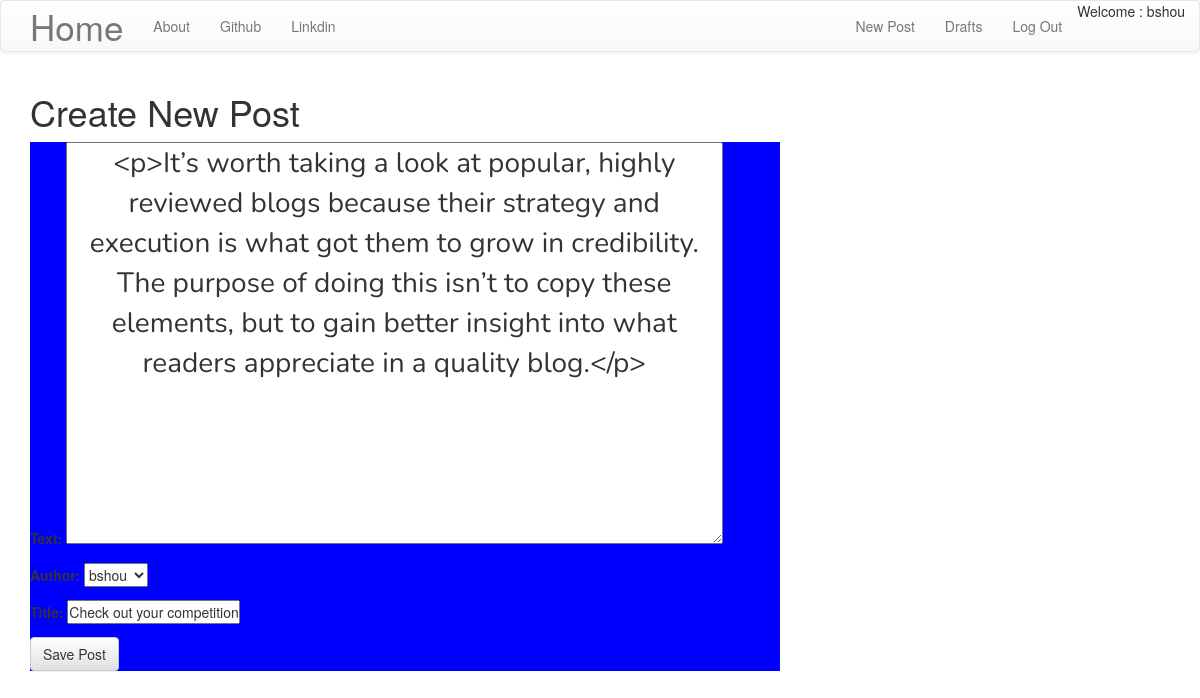
Screenshot of /blog/post/2/edit/ (signed in) with the database file from the repository.
### blog/models.py (models this page shows, shortened)
class Post(models.Model):
    author = models.ForeignKey('auth.User',on_delete=models.CASCADE)
    title = models.CharField(max_length=260)
    text = models.TextField()
    created_date = models.DateTimeField(default=timezone.localtime)
    published_date = models.DateTimeField(blank=True,null=True)
    slug = models.SlugField(max_length = 200,null = True,blank = True)

### blog/views.py (the view)
# urls.py: re_path(r'^post/(?P<pk>\d+)/edit/$',PostUpdateView.as_view(),name='edit_post'),
class PostUpdateView(LoginRequiredMixin,UpdateView):
    login_url = '/login/'
    redirect_field_name = '/post_detail.html'
    form_class = PostForm
    model = Post

### blog/forms.py
class PostForm(forms.ModelForm):
    class Meta():
        model = Post
        fields = {'author','title','text'}
        widgets = { 'title':forms.TextInput(attrs={'class':'textinputclass'}),
                    'text':forms.Textarea(attrs={'class':'editable medium-editor-textfield postcontent'}),
                   }

### blog/templates/blog/post_form.html (shortened to what this page needs)
{% extends "base.html" %}
{% block content %}
<h1> Create New Post </h1>
<form class="post-form loader" method="POST">
{{ form.as_p }}
<button type="submit" class="save btn btn-default">Save Post</button>
</form>
{% endblock %}

### blog/templates/blog/base.html (shortened to what this page needs)
<!DOCTYPE html>
{% load static %}
<html lang="en" dir="ltr">
  <head>
<link rel="stylesheet" href="https://maxcdn.bootstrapcdn.com/bootstrap/3.3.7/css/bootstrap.min.css">
<link rel="stylesheet" href="https://maxcdn.bootstrapcdn.com/bootstrap/3.3.7/css/bootstrap-theme.min.css">
    <link rel="stylesheet" href="//cdn.jsdelivr.net/npm/medium-editor@latest/dist/css/medium-editor.min.css" type="text/css" media="screen" charset="utf-8">
    <link rel="stylesheet" href="{% static 'css/blog.css' %}">
    <link rel="stylesheet" href="{% static 'css/alert.css' %}">
  </head>
  <body>
    <nav class="navbar navbar-default navbar-custom" >
      <div class="container">
        <ul class="nav navbar-nav">
          <li> <a class = "navbar-brand bigbrand" href="{% url "posts_list"%}">Home</a></li>
          <li> <a class="navbar-link" href="{% url "about" %}" style ="pointer-events:none">About </a></li>
          <li> <a class="navbar-link disabled" href="https://github.com/ZenghXmistU">Github </a></li>
          <li> <a class="navbar-link" href="https://www.linkedin.com/in/atul-kumar-4026b7220/" > Linkdin </a></li>
        </ul>
      <ul class="nav navbar-nav navbar-right">
        {% if user.is_authenticated %}
        <li><a href="{% url 'new_post' %}">New Post </a></li>
        <li><a href="{% url 'drafts_list' %}">Drafts </a></li>
        <li><a href="{% url 'logout' %}">Log Out</a></li>
        <li> Welcome : {{ user.username }}</li>
        {% else %}
        <li><a class = "nav navbar-right" href="{% url 'login' %}"><span class="glyphicon glyphicon-user"></span>Log in</a></li>
        {% endif %}
      </ul>
     </div>
    </nav>
    <div class="content container">
      <div class="row">
        <div class="col-md-8">
          <div class="blog_posts">
            {% block content %}
            {% endblock %}
          </div>
        </div>
      </div>
    </div>
 </body>
</html>

### blog/static/css/blog.css (style rules this page uses)
.bigbrand { font-size: 2.5em; }
.postcontent { font-family: 'Nunito', sans-serif; font-size: 2em; text-align:center; }
.post-form { background-color: blue; }
.loader { filter:hue-rotate(0deg); color:linear-gradient(45deg,#0f8,#08f); animation:hue 10000ms infinite linear; }

### blog/static/css/alert.css (style rules this page uses)
* { margin: 0; padding: 0; box-sizing: border-box; }

### rows the page displays
Post: text "<p>It’s worth taking a look at popular, highly reviewed blogs because their strategy and execution is what got them to grow in credibility. The purpose of doing this isn’t to copy these elements, but to gain better insight into what readers appreciate in a quality blog.</p>", author "bshou", title "Check out your competition."

### other values shown
{{ user.username }} "bshou"
